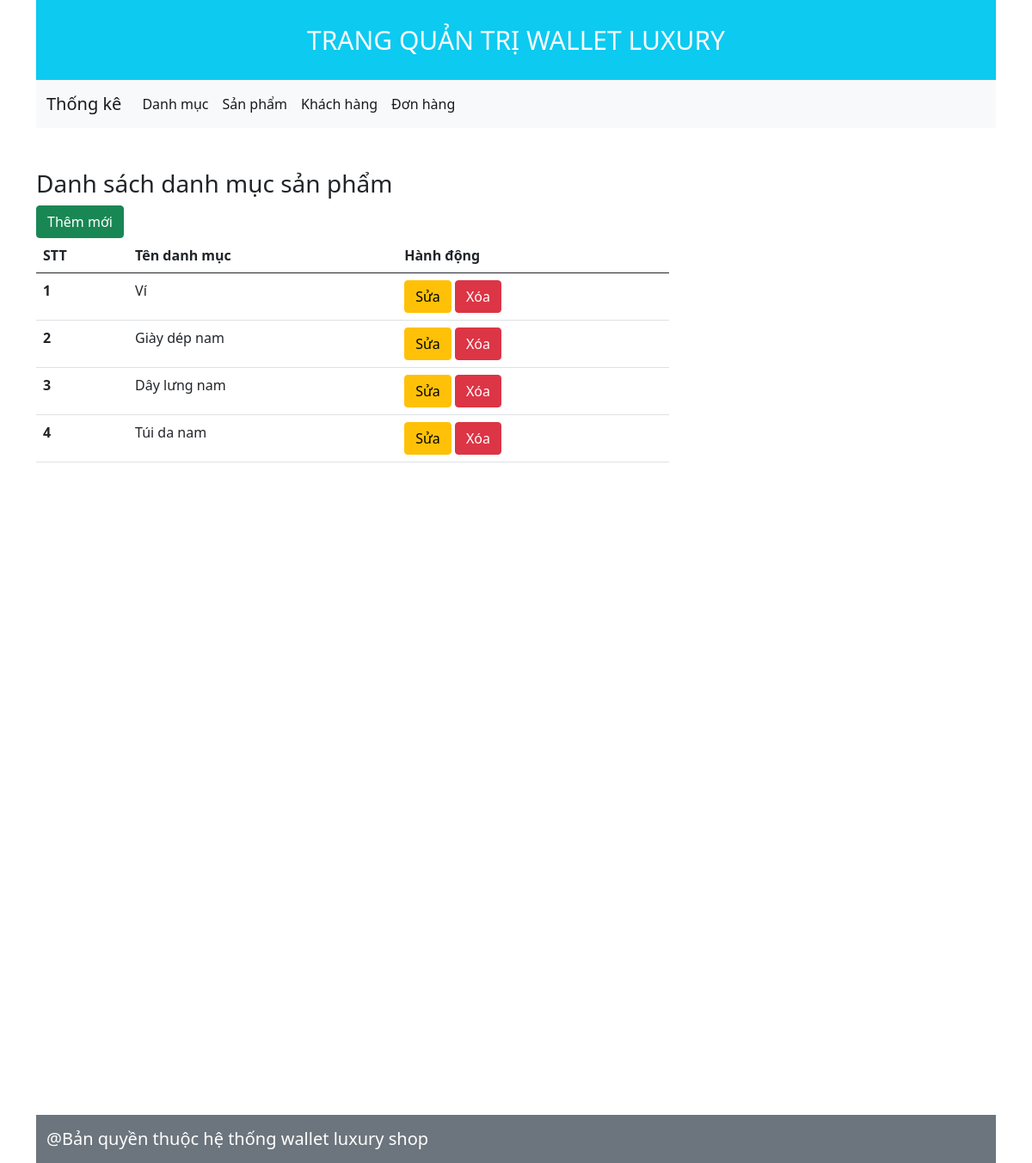
The page /admin/index.php?act=dsdm on the database its author committed.
### tables this page shows
CREATE TABLE `danhmuc` (
  `id` int(10) NOT NULL,
  `name` varchar(255) NOT NULL
);

### model/pdo.php (called while the page is built, shortened)
<?php
function pdo_get_connection()
{
    $servername = "localhost:3306";
    $username = "root";
    $password = "";
    try {
        $conn = new PDO("mysql:host=$servername;dbname=duanmau", $username, $password);
        $conn->setAttribute(PDO::ATTR_ERRMODE, PDO::ERRMODE_EXCEPTION);
        return $conn;
    } catch (PDOException $e) {
        echo "Connection failed: " . $e->getMessage();
    }
}
function pdo_query($sql)
{
    $sql_args = array_slice(func_get_args(), 1);
    try {
        $conn = pdo_get_connection();
        $stmt = $conn->prepare($sql);
        $stmt->execute($sql_args);
        $rows = $stmt->fetchAll();
        return $rows;
    } catch (PDOException $e) {
        throw $e;
    } finally {
        unset($conn);
    }
}
?>

### model/danhmuc.php (called while the page is built, shortened)
<?php
    function danhsach_danhmuc(){
        $sql = "select * from danhmuc";
        $result = pdo_query($sql);
        return $result;
    }
?>

### admin/danhmuc/list-danhmuc.php (the view, shortened to what this page needs)
<div class="col-md-8">
    <h3>Danh sách danh mục sản phẩm</h3>
    <a href="?act=adddm" class="btn btn-success">Thêm mới</a>
    <table class="table">
        <thead>
            <tr>
                <th scope="col">STT</th>
                <th scope="col">Tên danh mục</th>
                <th scope="col">Hành động</th>
            </tr>
        </thead>
        <tbody>
            <?php foreach($dsdm as $key => $value): ?>
            <tr>
                <th scope="row">
                    <?php echo $key + 1; ?>
                </th>
                <td>
                    <?php echo $value['name']; ?>
                </td>
                <td>
                    <a href="?act=editdm&iddm=<?php echo $value['id']; ?>" class="btn btn-warning">Sửa</a>
                    <button class="btn btn-danger" data-bs-id="<?php echo $value['id']; ?>" data-bs-toggle="modal"
                        data-bs-target="#modalDelete">
                        Xóa
                    </button>
                </td>
            </tr>
            <?php endforeach; ?>
        </tbody>
    </table>
</div>

### assets/css/admin.css (style rules this page uses)
* { margin: 0; padding: 0; box-sizing: border-box; }

### rows shown on the page
danhmuc: name "Ví"
danhmuc: name "Giày dép nam"
danhmuc: name "Dây lưng nam"
danhmuc: name "Túi da nam"
